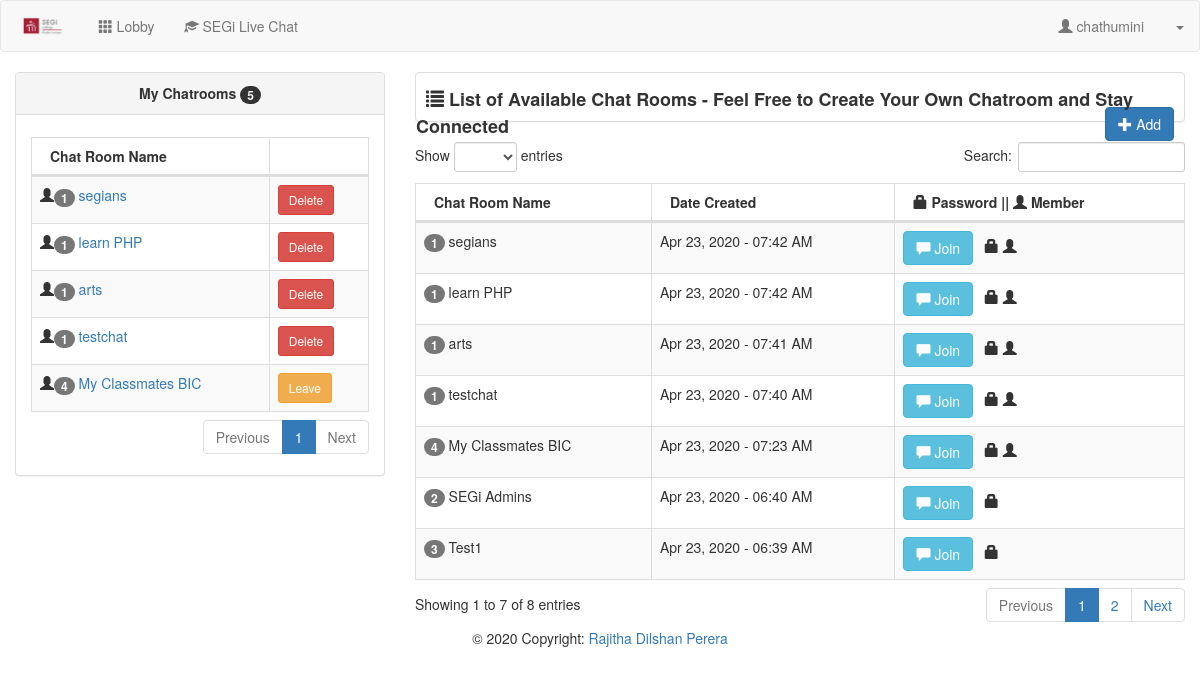
Page /user/ (signed in) on the committed database.
### tables this page shows
CREATE TABLE `user` (
  `userid` int(11) NOT NULL,
  `username` varchar(30) NOT NULL,
  `password` varchar(150) NOT NULL,
  `uname` varchar(60) NOT NULL,
  `photo` varchar(200) NOT NULL,
  `access` int(1) NOT NULL
);

CREATE TABLE `chat_member` (
  `chat_memberid` int(11) NOT NULL,
  `chatroomid` int(11) NOT NULL,
  `userid` int(11) NOT NULL
);

CREATE TABLE `chatroom` (
  `chatroomid` int(11) NOT NULL,
  `chat_name` varchar(60) NOT NULL,
  `date_created` datetime NOT NULL,
  `chat_password` varchar(30) NOT NULL,
  `userid` int(11) NOT NULL
);

### user/session.php (called while the page is built, shortened)
<?php
	include('../conn.php');
	$sq=mysqli_query($conn,"select * from `user` where userid='".$_SESSION['id']."'");
	$srow=mysqli_fetch_array($sq);
	$user=$srow['username'];
?>

### user/chatlist.php (the view, shortened to what this page needs)
<div class="col-lg-8">
    <div class="panel panel-default" style="height:50px;">
		<span style="font-size:18px; margin-left:10px; position:relative; top:13px;"><strong><span class="glyphicon glyphicon-list"></span> List of Available Chat Rooms - Feel Free to Create Your Own Chatroom and Stay Connected</strong></span>
		<div class="pull-right" style="margin-right:10px; margin-top:7px;">
			<a href="#add_chatroom" data-toggle="modal" class="btn btn-primary"><span class="glyphicon glyphicon-plus"></span> Add</a>
		</div>
	</div>
	<table width="100%" class="table table-striped table-bordered table-hover" id="chatRoom">
        <thead>
            <tr>
                <th>Chat Room Name</th>
				<th>Date Created</th>
				<th><span class="glyphicon glyphicon-lock"></span> Password || <span class="glyphicon glyphicon-user"></span> Member</th>
			</tr>
		</thead>
		<tbody>
		<?php
			$query=mysqli_query($conn,"select * from chatroom order by date_created desc");
			while($row=mysqli_fetch_array($query)){
			?>
			<tr>
				<td>
					<?php
					$num=mysqli_query($conn,"select * from chat_member where chatroomid='".$row['chatroomid']."'");
					?>
					<span class="badge"><?php echo mysqli_num_rows($num); ?></span> <?php echo $row['chat_name']; ?>
				</td>
				<td><?php echo date('M d, Y - h:i A', strtotime($row['date_created'])); ?></td>
				<td><button value="<?php echo $row['chatroomid']; ?>" class="btn btn-info join_chat"><span class="glyphicon glyphicon-comment"></span> Join</button> &nbsp;
					<?php
					if (!empty($row['chat_password'])){
						echo '<span class="glyphicon glyphicon-lock"></span>&nbsp;';
					}
					$qq=mysqli_query($conn,"select * from chat_member where chatroomid='".$row['chatroomid']."' and userid='".$_SESSION['id']."'");
					if (mysqli_num_rows($qq)>0){
						echo '<span class="glyphicon glyphicon-user"></span>';
					}
					?>
				</td>
			</tr>
			<?php
			}
		?>
        </tbody>
    </table>
</div>

### user/header.php (shortened to what this page needs)
<!DOCTYPE html>
<html>
<head>
	<link rel="stylesheet" href="https://maxcdn.bootstrapcdn.com/bootstrap/3.3.6/css/bootstrap.min.css" />
	<link href="../css/dataTables.bootstrap.css" rel="stylesheet">
	<link href="../css/dataTables.responsive.css" rel="stylesheet">
</head>

### user/index.php (shortened to what this page needs)
<?php include('session.php'); ?>
<?php include('header.php'); ?>
<!DOCTYPE html>
<html>
<head>
</head>
<body>
<?php include('navbar.php'); ?>
<div class="container-fluid">
	<div class="row">
		<?php include('mychat.php'); ?>
		<?php include('chatlist.php'); ?>
	</div>
</div>
<?php include('usermodal.php'); ?>
<footer>
  <div class="footer-copyright text-center py-3">© 2020 Copyright:
    <a href="https:segi.edu.my" target="_blank"> Rajitha Dilshan Perera</a>
  </div>
</footer>
</body>
</html>

### user/navbar.php (shortened to what this page needs)
<nav class="navbar navbar-default">
    <div class="container-fluid">
		<div class="navbar-header">
			<a class="navbar-brand" href="https://www.segikl.edu.my" target="_blank"> <img alt="SEGi" src="Segi.png" style="height:100%;"></a>
		</div>
		<ul class="nav navbar-nav">
			<li><a href="index.php"><span class="glyphicon glyphicon-th"></span> Lobby</a></li>
			<li><a><i class="glyphicon glyphicon-education"></i> SEGi Live Chat</a></li>
		</ul>
		<ul class="nav navbar-nav navbar-right">
			<li><a href="#account" data-toggle="modal"><span class="glyphicon glyphicon-user"></span> <?php echo $user; ?></a></li>
			<li class="dropdown">
				<a class="dropdown-toggle" data-toggle="dropdown" href="#"><span class="caret"></span></a>
			</li>
		</ul>
    </div>
</nav>

### user/mychat.php
<div class="col-lg-4">
	<div class="panel panel-default">
	<?php
		$me=mysqli_query($conn,"select * from chat_member left join chatroom on chatroom.chatroomid=chat_member.chatroomid where chat_member.userid='".$_SESSION['id']."' order by chatroom.date_created desc");
		$numme=mysqli_num_rows($me);
	?>
		<div class="panel-heading"><center><strong>My Chatrooms <span class="badge"><?php echo $numme; ?></span></strong></center></div>
		<div class="panel-body">
		<table width="100%" class="table table-striped table-bordered table-hover" id="myChatRoom">
			<thead>
			<th>Chat Room Name</th>
			<th></th>
			</thead>
			<tbody>
			<?php
				$my=mysqli_query($conn,"select * from chat_member left join chatroom on chatroom.chatroomid=chat_member.chatroomid where chat_member.userid='".$_SESSION['id']."' order by chatroom.date_created desc");
					while($myrow=mysqli_fetch_array($my)){
						$nq=mysqli_query($conn,"select * from chat_member where chatroomid='".$myrow['chatroomid']."'");
						?>
						<tr>
							<td><span class="glyphicon glyphicon-user"></span><span class="badge"><?php echo mysqli_num_rows($nq); ?></span> <a href="chatroom.php?id=<?php echo $myrow['chatroomid']; ?>"><?php echo $myrow['chat_name']; ?></a></td>
							<td>
								<?php
									$memb=mysqli_query($conn,"select * from chatroom where userid='".$_SESSION['id']."' and chatroomid='".$myrow['chatroomid']."'");
									if (mysqli_num_rows($memb)>0){
										?>
										<button type="button" class="btn btn-danger btn-sm delete2" value="<?php echo $myrow['chatroomid']; ?>">Delete</button>
										<?php
									}
									else{
										?>
										<button type="button" class="btn btn-warning btn-sm leave2" value="<?php echo $myrow['chatroomid']; ?>">Leave</button>
										<?php
									}
								?>
							</td>
						</tr>
						<?php
					}
			?>
			</tbody>
		</table>
		</div>
	</div>
</div>

### user/usermodal.php (shortened to what this page needs)
<html>
<head>
<link rel="stylesheet" href="https://cdnjs.cloudflare.com/ajax/libs/font-awesome/4.7.0/css/font-awesome.min.css">
</head>
</html>

### rows in the picture
user: username "chathumini"
chat_member: mysqli_num_rows($nq) "1", chatroomid.chat_name "segians"
chat_member: mysqli_num_rows($nq) "1", chatroomid.chat_name "learn PHP"
chat_member: mysqli_num_rows($nq) "1", chatroomid.chat_name "arts"
chat_member: mysqli_num_rows($nq) "1", chatroomid.chat_name "testchat"
chat_member: mysqli_num_rows($nq) "4", chatroomid.chat_name "My Classmates BIC"
chatroom: mysqli_num_rows($num) "1", chat_name "segians", date_created "Apr 23, 2020 - 07:42 AM", $row['chatroomid'] 12 (drawn)
chatroom: mysqli_num_rows($num) "1", chat_name "learn PHP", date_created "Apr 23, 2020 - 07:42 AM", $row['chatroomid'] 11 (drawn)
chatroom: mysqli_num_rows($num) "1", chat_name "arts", date_created "Apr 23, 2020 - 07:41 AM", $row['chatroomid'] 10 (drawn)
chatroom: mysqli_num_rows($num) "1", chat_name "testchat", date_created "Apr 23, 2020 - 07:40 AM", $row['chatroomid'] 8 (drawn)
chatroom: mysqli_num_rows($num) "4", chat_name "My Classmates BIC", date_created "Apr 23, 2020 - 07:23 AM", $row['chatroomid'] 7 (drawn)
chatroom: mysqli_num_rows($num) "2", chat_name "SEGi Admins", date_created "Apr 23, 2020 - 06:40 AM", $row['chatroomid'] 6 (drawn)
chatroom: mysqli_num_rows($num) "3", chat_name "Test1", date_created "Apr 23, 2020 - 06:39 AM", $row['chatroomid'] 5 (drawn)

### other values in the picture
$numme "5"
